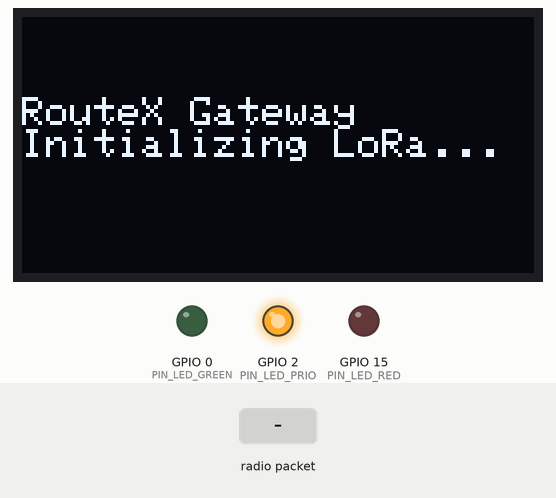
Recording of a sketch running on a simulated ESP8266 (NodeMCU). Shown: 128×64 one-colour display, output pins drawn as LEDs (lit = HIGH). The inputs (shaded band) are chosen by the test bench. WiFi joins after 1.5 s; servers stay silent unless stated; uploads are accepted with an empty reply; no radio packets arrive unless stated; what the sketch prints to the serial monitor is not drawn.

Above: at 1.1 s.
At 8.6 s:
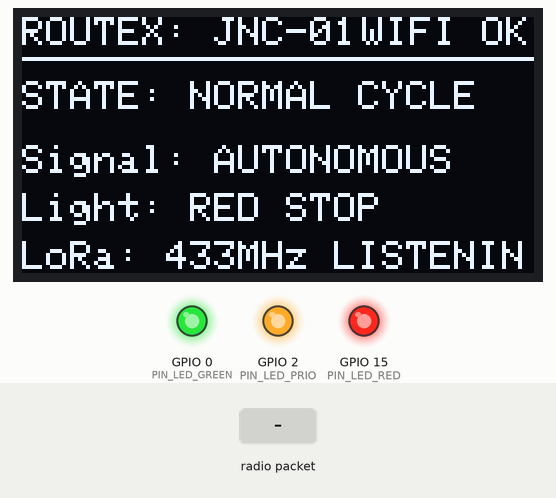
8.7 s: radio packet "1" arrives
At 9.5 s:
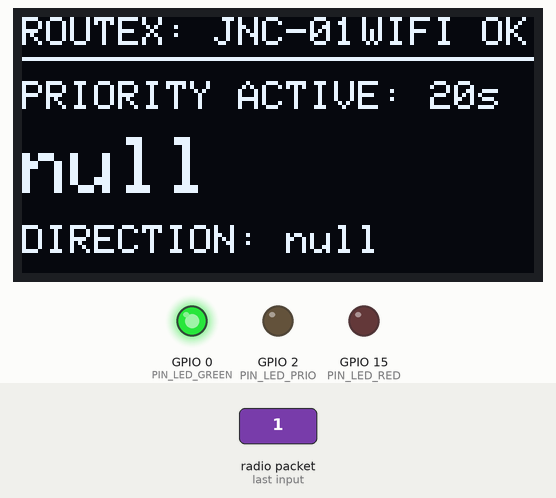
At 10.5 s:
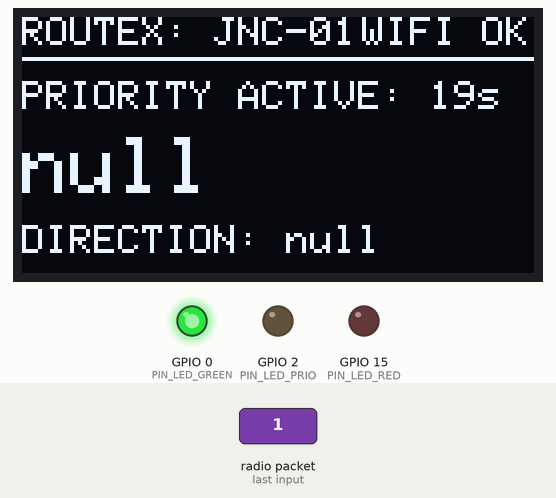
11.7 s: radio packet "https://" arrives
13.2 s: radio packet "0" arrives
Timing chart, 0 to 16.2 s (numbered marks = the images above; inputs shaded):
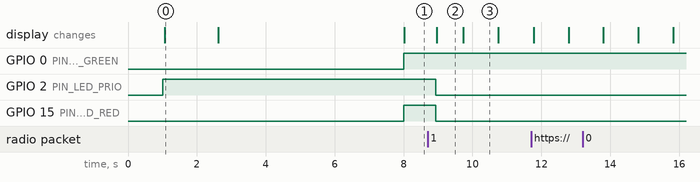

The sketch:

junction_esp8266.ino
```cpp
/**
 * RouteX - IoT Emergency Traffic Management System
 * TRAFFIC JUNCTION GATEWAY FIRMWARE (NodeMCU ESP8266 + LoRa SX1278 + OLED + Signal LEDs)
 *
 * Hardware Pinout (Carefully verified for ESP8266 Bootstrapping & No GPIO Conflicts):
 *
 * 1. LoRa SX1278 (Hardware HSPI Bus):
 *    - SCK   : GPIO 14 (D5)
 *    - MISO  : GPIO 12 (D6)
 *    - MOSI  : GPIO 13 (D7)
 *    - NSS   : GPIO 16 (D0)  [Safe, no boot constraints]
 *    - RST   : Tied to 3.3V or unmanaged
 *    - DIO0  : Not required (Polled in loop via LoRa.parsePacket())
 *
 * 2. SSD1306 OLED Display 128x64 (I2C Bus):
 *    - SDA   : GPIO 4 (D2)
 *    - SCL   : GPIO 5 (D1)
 *
 * 3. Prototype Traffic Signal Output LEDs (Boot-Safe Wiring):
 *    - Normal Red LED    : GPIO 15 (D8) [Active-HIGH, Must be LOW at boot -> Wired through 330 ohm to GND]
 *    - Normal Green LED  : GPIO 0  (D3) [Active-LOW,  Must be HIGH at boot -> Wired Anode to 3.3V through 330 ohm]
 *    - Priority Green LED: GPIO 2  (D4) [Active-LOW,  Must be HIGH at boot -> Wired Anode to 3.3V through 330 ohm]
 *
 * Frequency: 433.0 MHz (Matching Ambulance Transmitter)
 */

#include <ESP8266WiFi.h>
#include <ESP8266HTTPClient.h>
#include <WiFiClient.h>
#include <WiFiClientSecure.h>
#include <SPI.h>
#include <LoRa.h>
#include <Wire.h>
#include <Adafruit_GFX.h>
#include <Adafruit_SSD1306.h>
#include <ArduinoJson.h>

// Pin Definitions
#define PIN_LORA_SS   16 // D0
#define PIN_LED_RED   15 // D8 (Active-HIGH)
#define PIN_LED_GREEN 0  // D3 (Active-LOW)
#define PIN_LED_PRIO  2  // D4 (Active-LOW)

#define PIN_OLED_SDA  4  // D2
#define PIN_OLED_SCL  5  // D1

#define SCREEN_WIDTH 128
#define SCREEN_HEIGHT 64
#define OLED_RESET -1
Adafruit_SSD1306 display(SCREEN_WIDTH, SCREEN_HEIGHT, &Wire, OLED_RESET);

// Network & Gateway Identity
const char* WIFI_SSID     = "RouteX-Gateway-AP"; // Configure local Wi-Fi SSID
const char* WIFI_PASSWORD = "EmergencyTransit123";
// Central Public Cloud Backend (HTTPS production with local fallback)
const char* BACKEND_HOST  = "https://routex-api.onrender.com/api";

const char* JUNCTION_ID   = "JNC-01";
const char* HARDWARE_ID   = "ESP8266-JNC-01";
const char* DEVICE_KEY    = "dev-key-jnc-secret-001";

#define LORA_FREQUENCY 433E6

// Signal States
enum TrafficSignalState {
  STATE_NORMAL_CYCLE,
  STATE_PRIORITY_ACTIVE,
  STATE_SAFE_REVERSION
};

TrafficSignalState currentState = STATE_NORMAL_CYCLE;
String activeAmbulanceId = "";
String activeDirection = "NONE";
String activeRequestId = "";
uint32_t priorityEndTime = 0;
uint32_t lastHeartbeatTime = 0;
uint32_t lastServerPollTime = 0;
uint32_t lastNormalCycleToggle = 0;
bool normalGreenOn = true;

// Deduplication
String lastReceivedPacketId = "";
uint32_t lastReceivedSeq = 0;

void setSignalOutputs(bool redOn, bool greenOn, bool prioGreenOn) {
  // Red LED: Active-HIGH on GPIO 15
  digitalWrite(PIN_LED_RED, redOn ? HIGH : LOW);

  // Normal Green LED: Active-LOW on GPIO 0
  digitalWrite(PIN_LED_GREEN, greenOn ? LOW : HIGH);

  // Priority Green LED: Active-LOW on GPIO 2
  digitalWrite(PIN_LED_PRIO, prioGreenOn ? LOW : HIGH);
}

void updateOLED() {
  display.clearDisplay();
  display.setTextSize(1);
  display.setTextColor(SSD1306_WHITE);

  // Top Status Bar
  display.setCursor(0, 0);
  display.print("ROUTEX: ");
  display.print(JUNCTION_ID);

  display.setCursor(85, 0);
  if (WiFi.status() == WL_CONNECTED) {
    display.print("WIFI OK");
  } else {
    display.print("NO NET");
  }

  display.drawLine(0, 10, 127, 10, SSD1306_WHITE);

  // Main State Box
  display.setCursor(0, 16);
  if (currentState == STATE_PRIORITY_ACTIVE) {
    display.setTextSize(1);
    display.print("PRIORITY ACTIVE: ");
    uint32_t remaining = (priorityEndTime > millis()) ? (priorityEndTime - millis()) / 1000 : 0;
    display.print(remaining);
    display.println("s");

    display.setTextSize(2);
    display.setCursor(0, 30);
    display.println(activeAmbulanceId);

    display.setTextSize(1);
    display.setCursor(0, 52);
    display.print("DIRECTION: ");
    display.println(activeDirection);
  } else {
    display.setTextSize(1);
    display.print("STATE: NORMAL CYCLE");

    display.setCursor(0, 32);
    display.println("Signal: AUTONOMOUS");
    display.setCursor(0, 44);
    display.print("Light: ");
    display.println(normalGreenOn ? "GREEN PASS" : "RED STOP");

    display.setCursor(0, 56);
    display.print("LoRa: 433MHz LISTENING");
  }

  display.display();
}

void sendHeartbeat() {
  if (WiFi.status() != WL_CONNECTED) return;

  WiFiClientSecure secureClient;
  secureClient.setInsecure();
  WiFiClient plainClient;
  HTTPClient http;
  String url = String(BACKEND_HOST) + "/hardware/heartbeat";

  StaticJsonDocument<200> doc;
  doc["hardware_id"] = HARDWARE_ID;
  doc["junction_id"] = JUNCTION_ID;
  doc["ip_address"] = WiFi.localIP().toString();
  doc["free_heap"] = ESP.getFreeHeap();
  doc["uptime_seconds"] = millis() / 1000;
  doc["wifi_rssi"] = WiFi.RSSI();
  doc["firmware_version"] = "1.0.0-CLOUD";

  String payload;
  serializeJson(doc, payload);

  if (url.startsWith("https://")) {
    http.begin(secureClient, url);
  } else {
    http.begin(plainClient, url);
  }
  http.addHeader("Content-Type", "application/json");
  http.addHeader("X-Device-Id", HARDWARE_ID);
  http.addHeader("X-Device-Key", DEVICE_KEY);

  int httpCode = http.POST(payload);
  if (httpCode > 0) {
    Serial.printf("[HEARTBEAT] Sent OK (HTTP %d)\n", httpCode);
  } else {
    Serial.printf("[HEARTBEAT] Error: %s\n", http.errorToString(httpCode).c_str());
  }
  http.end();
}

void acknowledgeCommand(const String& reqId, const String& status, const String& signalState, const String& dir) {
  if (WiFi.status() != WL_CONNECTED) return;

  WiFiClientSecure secureClient;
  secureClient.setInsecure();
  WiFiClient plainClient;
  HTTPClient http;
  String url = String(BACKEND_HOST) + "/hardware/acknowledge";

  StaticJsonDocument<256> doc;
  doc["request_id"] = reqId;
  doc["junction_id"] = JUNCTION_ID;
  doc["status"] = status;
  doc["signal_state"] = signalState;
  doc["active_direction"] = dir;
  doc["execution_notes"] = "Hardware GPIO state updated safely on NodeMCU";
  doc["is_hardware_verified"] = true;

  String payload;
  serializeJson(doc, payload);

  if (url.startsWith("https://")) {
    http.begin(secureClient, url);
  } else {
    http.begin(plainClient, url);
  }
  http.addHeader("Content-Type", "application/json");
  http.addHeader("X-Device-Id", HARDWARE_ID);
  http.addHeader("X-Device-Key", DEVICE_KEY);

  int httpCode = http.POST(payload);
  Serial.printf("[ACK] Server acknowledgment response: HTTP %d\n", httpCode);
  http.end();
}

void forwardLoRaEventToBackend(const String& loraJson, int rssi, float snr) {
  if (WiFi.status() != WL_CONNECTED) return;

  WiFiClientSecure secureClient;
  secureClient.setInsecure();
  WiFiClient plainClient;
  HTTPClient http;
  String url = String(BACKEND_HOST) + "/hardware/event";

  StaticJsonDocument<300> doc;
  DeserializationError err = deserializeJson(doc, loraJson);
  if (err) return;

  doc["junction_id"] = JUNCTION_ID;
  doc["rssi"] = rssi;
  doc["snr"] = snr;
  doc["crc_valid"] = true;
  doc["is_hardware_verified"] = true; // Verified physical reception

  String forwardPayload;
  serializeJson(doc, forwardPayload);

  if (url.startsWith("https://")) {
    http.begin(secureClient, url);
  } else {
    http.begin(plainClient, url);
  }
  http.addHeader("Content-Type", "application/json");
  http.addHeader("X-Device-Id", HARDWARE_ID);
  http.addHeader("X-Device-Key", DEVICE_KEY);

  int httpCode = http.POST(forwardPayload);
  Serial.printf("[LORA -> BACKEND] Forwarded physical LoRa packet. Response: HTTP %d\n", httpCode);
  http.end();
}

void pollServerCommands() {
  if (WiFi.status() != WL_CONNECTED) return;
  if (currentState == STATE_PRIORITY_ACTIVE) return; // Do not interrupt existing active transit

  WiFiClientSecure secureClient;
  secureClient.setInsecure();
  WiFiClient plainClient;
  HTTPClient http;
  String url = String(BACKEND_HOST) + "/hardware/pending/" + String(JUNCTION_ID);

  if (url.startsWith("https://")) {
    http.begin(secureClient, url);
  } else {
    http.begin(plainClient, url);
  }
  http.addHeader("X-Device-Id", HARDWARE_ID);
  http.addHeader("X-Device-Key", DEVICE_KEY);

  int httpCode = http.GET();
  if (httpCode == 200) {
    String payload = http.getString();
    StaticJsonDocument<300> doc;
    DeserializationError err = deserializeJson(doc, payload);
    if (!err && doc["has_command"] == true) {
      Serial.println("[COMMAND] Received pending priority command from backend!");
      activeRequestId = doc["request_id"].as<String>();
      activeAmbulanceId = doc["ambulance_id"].as<String>();
      activeDirection = doc["direction"].as<String>();
      int durationSec = doc["duration_seconds"] | 20;

      // Switch physical signal outputs safely
      currentState = STATE_PRIORITY_ACTIVE;
      priorityEndTime = millis() + (durationSec * 1000);
      setSignalOutputs(false, false, true); // Red OFF, Normal Green OFF, Priority Green ON
      updateOLED();

      // Report confirmation ACK back to server
      acknowledgeCommand(activeRequestId, "PRIORITY_ACTIVE", "PRIORITY_ACTIVE", activeDirection);
    }
  }
  http.end();
}

void activatePriorityFromLoRa(const String& ambId, const String& dir, const String& reqId) {
  activeAmbulanceId = ambId;
  activeDirection = dir;
  activeRequestId = reqId;
  currentState = STATE_PRIORITY_ACTIVE;
  priorityEndTime = millis() + (20 * 1000); // 20s default priority window

  // Physical outputs: Drive Priority Green
  setSignalOutputs(false, false, true);
  updateOLED();

  // Acknowledge priority activation to backend
  acknowledgeCommand(reqId, "PRIORITY_ACTIVE", "PRIORITY_ACTIVE", dir);
}

void revertToNormalCycle() {
  Serial.println("[SAFETY] Priority window lapsed. Executing safe reversion to normal cycle.");
  currentState = STATE_NORMAL_CYCLE;
  normalGreenOn = true;
  setSignalOutputs(false, true, false); // Normal Green ON, Priority Green OFF
  updateOLED();

  // Send terminal completion ACK
  if (activeRequestId.length() > 0) {
    acknowledgeCommand(activeRequestId, "COMPLETED", "NORMAL_CYCLE", activeDirection);
    activeRequestId = "";
    activeAmbulanceId = "";
    activeDirection = "NONE";
  }
}

void setup() {
  Serial.begin(115200);
  delay(1000);
  Serial.println("\n=======================================================");
  Serial.println("  RouteX - Traffic Junction Gateway (NodeMCU ESP8266)  ");
  Serial.println("=======================================================");

  // Initialize GPIO outputs
  pinMode(PIN_LED_RED, OUTPUT);
  pinMode(PIN_LED_GREEN, OUTPUT);
  pinMode(PIN_LED_PRIO, OUTPUT);

  // Initial safe state: Normal Green ON, Red OFF, Priority OFF
  setSignalOutputs(false, true, false);

  // Initialize I2C for SSD1306 OLED (Wire.begin(SDA, SCL))
  Wire.begin(PIN_OLED_SDA, PIN_OLED_SCL);
  if (!display.begin(SSD1306_SWITCHCAPVCC, 0x3C)) {
    Serial.println("[OLED] Warning: SSD1306 allocation failed, continuing without OLED.");
  } else {
    display.clearDisplay();
    display.setTextSize(1);
    display.setTextColor(SSD1306_WHITE);
    display.setCursor(0, 20);
    display.println("RouteX Gateway");
    display.println("Initializing LoRa...");
    display.display();
  }

  // Initialize LoRa SX1278 (Hardware HSPI)
  LoRa.setPins(PIN_LORA_SS, -1, -1); // NSS on GPIO 16, RST/DIO0 handled in software
  Serial.print("[INIT] Initializing LoRa SX1278 HSPI at 433MHz... ");
  if (!LoRa.begin(LORA_FREQUENCY)) {
    Serial.println("FAILED! Verify LoRa wiring on HSPI.");
  } else {
    LoRa.setSpreadingFactor(9);
    LoRa.setSignalBandwidth(125E3);
    LoRa.setCodingRate4(7);
    LoRa.enableCrc();
    Serial.println("SUCCESS.");
  }

  // Connect to Wi-Fi
  Serial.printf("[WIFI] Connecting to SSID '%s'...\n", WIFI_SSID);
  WiFi.mode(WIFI_STA);
  WiFi.begin(WIFI_SSID, WIFI_PASSWORD);

  // Allow up to 10s for Wi-Fi connection, proceed autonomously if not found
  uint32_t startAttempt = millis();
  while (WiFi.status() != WL_CONNECTED && (millis() - startAttempt < 10000)) {
    delay(500);
    Serial.print(".");
  }

  if (WiFi.status() == WL_CONNECTED) {
    Serial.printf("\n[WIFI] Connected! Gateway IP: %s\n", WiFi.localIP().toString().c_str());
  } else {
    Serial.println("\n[WIFI] Running in Autonomous Local Mesh Mode (No Wi-Fi).");
  }

  updateOLED();
}

void loop() {
  // Feed ESP8266 Software Watchdog
  ESP.wdtFeed();

  uint32_t now = millis();

  // 1. Check for incoming LoRa Packets (Physical Ambulance Unit)
  int packetSize = LoRa.parsePacket();
  if (packetSize) {
    String incoming = "";
    while (LoRa.available()) {
      incoming += (char)LoRa.read();
    }
    int rssi = LoRa.packetRssi();
    float snr = LoRa.packetSnr();

    Serial.printf("\n[LoRa RX] Received %d bytes (RSSI: %d, SNR: %.1f dB):\n", packetSize, rssi, snr);
    Serial.println(incoming);

    StaticJsonDocument<256> doc;
    DeserializationError err = deserializeJson(doc, incoming);
    if (!err) {
      String ambId = doc["amb"].as<String>();
      String dir   = doc["dir"].as<String>();
      String pktId = doc["id"].as<String>();
      uint32_t seq = doc["seq"] | 0;

      // Duplicate Check
      if (pktId != lastReceivedPacketId || seq != lastReceivedSeq) {
        lastReceivedPacketId = pktId;
        lastReceivedSeq = seq;

        // 1. Forward decoded event to RouteX backend (records request in RECEIVED state)
        forwardLoRaEventToBackend(incoming, rssi, snr);

        // 2. Activate Priority outputs on physical hardware and acknowledge PRIORITY_ACTIVE
        activatePriorityFromLoRa(ambId, dir, pktId);
      } else {
        Serial.println("[LoRa RX] Duplicate packet within active window ignored.");
      }
    }
  }

  // 2. Manage Priority Timeout & Safe Reversion
  if (currentState == STATE_PRIORITY_ACTIVE) {
    if (now >= priorityEndTime) {
      revertToNormalCycle();
    }
  } else {
    // Autonomous Normal Signal Rotation Cycle (Simulates regular traffic light timing: 8s green / 8s red)
    if (now - lastNormalCycleToggle >= 8000) {
      lastNormalCycleToggle = now;
      normalGreenOn = !normalGreenOn;
      setSignalOutputs(!normalGreenOn, normalGreenOn, false);
      updateOLED();
    }
  }

  // 3. Periodic Backend Polling for Web/Mobile originated commands (every 3 seconds)
  if (now - lastServerPollTime >= 3000) {
    lastServerPollTime = now;
    pollServerCommands();
  }

  // 4. Periodic Heartbeat Telemetry (every 30 seconds)
  if (now - lastHeartbeatTime >= 30000) {
    lastHeartbeatTime = now;
    sendHeartbeat();
  }

  // 5. Update OLED UI display periodically
  static uint32_t lastOledUpdate = 0;
  if (now - lastOledUpdate >= 1000) {
    lastOledUpdate = now;
    updateOLED();
  }

  delay(20);
}
```

Measured:
- after the input at 8.7 s, GPIO 2 (PIN_LED_PRIO), GPIO 15 (PIN_LED_RED): HIGH → LOW after 0.24 s; the display: changes after 0.27 s (image 2)
- what the display in image 0 shows lasts 1.5 s, from 1.1 s to 2.6 s
- what the display in image 2 shows lasts 0.7 s, from 9.0 s to 9.7 s
